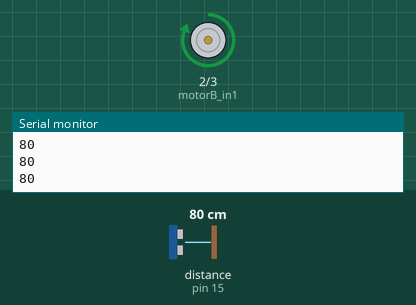
A sketch run on a simulated Arduino Uno, built with avr-gcc and run on an emulated ATmega328P. Parts: motor-driver pin pairs drawn as motors (green arrow = first pin HIGH = forward, orange = second pin HIGH = backward, longer = more drive), the last lines printed to the serial monitor. Wiring (inferred from the names in the program): ultrasonic range finder: trigger pin 14; echo pin 15. Inputs (shaded band) come from the test bench; at power-on: distance to the obstacle (sensor on pin 15) 80 cm. The echo pulse lasts 58.3 µs per cm; random numbers use the default seed unless the sketch sets one.

Above: at 1.2 s.
1.3 s: distance to the obstacle (sensor on pin 15) set to 8 cm
2.8 s: distance to the obstacle (sensor on pin 15) set to 5 cm
At 3.6 s:
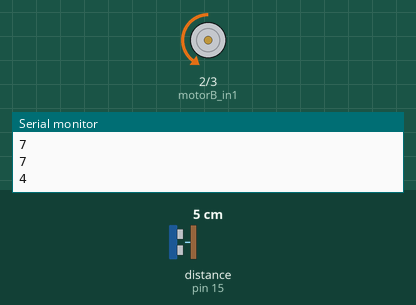
At 5.5 s:
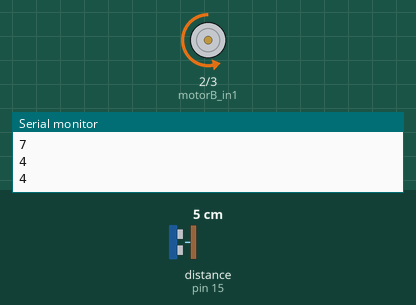
Timing chart, 0 to 11.8 s (numbered marks = the images above; inputs shaded):
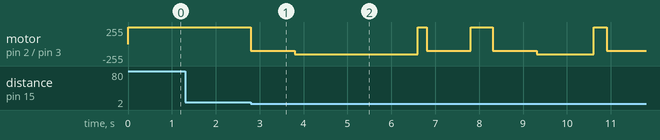

Measured:
- the behaviour switches between 7 and 6 cm on distance to the obstacle (sensor on pin 15) (found by bisection; images 0 and 1)
- after the input at 2.8 s, motor on pin 2 (motorB_in1) / pin 3 (motorB_in2): forward 255/255 → backward 100/255 at once, → backward 150/255 1.0 s later, → forward 255/255 2.8 s later, → backward 100/255 0.20 s later, … (9 changes in this stretch)

The sketch:

smars_v1.ino
```cpp
// This code has been written by Dennis Rotnov.
// You are welcome to use this code and change it, but please keep authorship attribution.
// Board: Raspverry pi pico

#define trigPin 14
#define echoPin 15
#define motorA_in1 0
#define motorA_in2 1
#define motorB_in1 2
#define motorB_in2 3

void setup() {
  Serial.begin(115200);
  pinMode(trigPin, OUTPUT);
  pinMode(echoPin, INPUT);
  pinMode(motorA_in1, OUTPUT);
  pinMode(motorA_in2, OUTPUT);
  pinMode(motorB_in1, OUTPUT);
  pinMode(motorB_in2, OUTPUT);
}

void loop() {
  if (sendPing() > 5){
    goForward(255);
  } else {
    randomDirectionChange();
  }
}

int sendPing(){
  digitalWrite(trigPin, 0);
  delayMicroseconds(2);
  digitalWrite(trigPin, 1);
  delayMicroseconds(10);
  digitalWrite(trigPin, 0);
  delayMicroseconds(70);
  unsigned long duration = pulseIn(echoPin, HIGH); // Time in  micro seconds
  delayMicroseconds(70);
  // int distance = duration * 0.034 / 2; // CM
  int distance = (duration/2) / 29.1;
  Serial.println(distance);
  return distance;
}

void goBackward(int speed){
  digitalWrite(motorA_in1, 0);
  analogWrite(motorA_in2, speed);
  analogWrite(motorB_in2, speed);
  digitalWrite(motorB_in1, 0);
}

void goForward(int speed){
  analogWrite(motorA_in1, speed);
  digitalWrite(motorA_in2, 0);
  digitalWrite(motorB_in2, 0);
  analogWrite(motorB_in1, speed);
}

void goRight(){
    digitalWrite(motorA_in1, 0);
    analogWrite(motorA_in2, 150);
    digitalWrite(motorB_in2, 0);
    analogWrite(motorB_in1, 150);
  }

void goLeft(){
    analogWrite(motorB_in2, 150);
    digitalWrite(motorB_in1, 0);
    analogWrite(motorA_in1, 150);
    digitalWrite(motorA_in2, 0);
}

void stop(){
  digitalWrite(motorA_in1, 1);
  digitalWrite(motorA_in2, 1);
  digitalWrite(motorB_in1, 1);
  digitalWrite(motorB_in2, 1);
}

void randomDirectionChange(){
  int randomDelay[] = {200, 300, 500, 700};
  // Temp = rand() % ( high - low + 1 ) + low
  int directionChoice = (rand() % 2);
  int delayChoice = (rand() % 4);
  goBackward(100);
  delay(1000);

  if (directionChoice == 1){
    goLeft();
  } else {
    goRight();
  }

  delay(randomDelay[delayChoice]);
  stop();
}

/*
v1 = rand() % 100;         // v1 in the range 0 to 99
v2 = rand() % 100 + 1;     // v2 in the range 1 to 100
v3 = rand() % 30 + 1985;   // v3 in the range 1985-2014

https://howtomechatronics.com/tutorials/arduino/ultrasonic-sensor-hc-sr04/
In order to generate the ultrasound we need to set the Trig pin on a High State for 10 µs. That will send out an 8 cycle ultrasonic
burst which will travel at the speed of sound. The Echo pins goes high right away after that 8 cycle ultrasonic burst is sent, and
it starts listening or waiting for that wave to be reflected from an object.
If there is no object or reflected pulse, the Echo pin will time-out after 38ms and get back to low state.
f we receive a reflected pulse, the Echo pin will go down sooner than those 38ms. According to the amount of time the Echo pin was HIGH,
we can determine the distance the sound wave traveled, thus the distance from the sensor to the object.
For that purpose we are using the following basic formula for calculating distance:
Distance = Speed x Time
The time is the amount of time the Echo pin was HIGH, and the speed is the speed of sound which is 340m/s.
There’s one additional step we need to do, and that’s divide the end result by 2. and that’s because we are measuring
the duration the sound wave needs to travel to the object and bounce back.

https://www.arduino.cc/reference/en/language/functions/advanced-io/pulsein/
Reads a pulse (either HIGH or LOW) on a pin. For example, if value is HIGH, pulseIn() waits for the pin to go from LOW to HIGH, starts timing, then waits for the pin
to go LOW and stops timing. Returns the length of the pulse in microseconds or gives up and returns 0 if no complete pulse was received within the timeout.
*/
```
